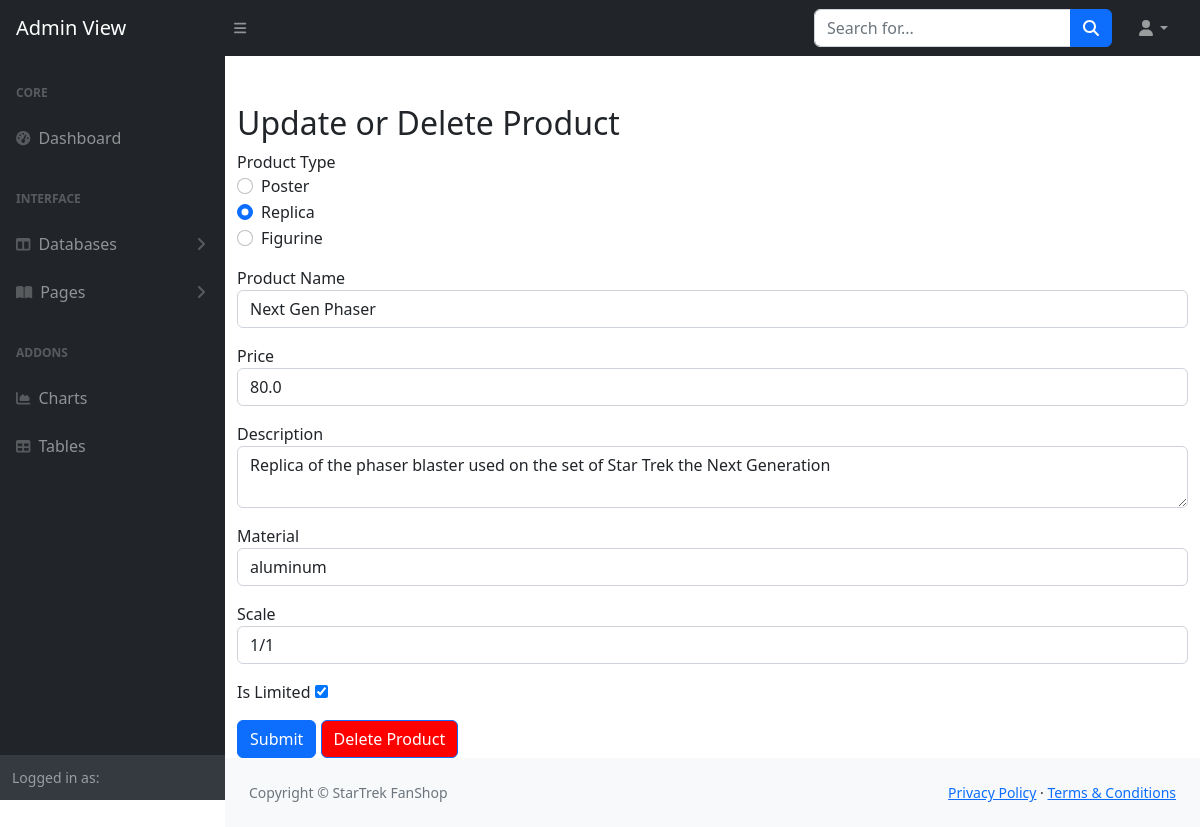
The page /manage_product/1 on the database its author committed.
### tables this page shows
CREATE TABLE products (
        productID INTEGER PRIMARY KEY AUTOINCREMENT,
        productName TEXT NOT NULL,
        price REAL NOT NULL,
        type TEXT,
        gender TEXT,
        movable BOOLEAN,
        isMirror BOOLEAN,
        character TEXT,
        hasColour BOOLEAN,
        dimensions TEXT,
        material TEXT,
        scale TEXT,
        isLimited BOOLEAN,
        description TEXT,
        image_blob BLOB
    );

### app.py (the view, shortened to what this page needs)
@app.route('/manage_product/<int:productID>', methods=['GET', 'POST'])
def manage_product(productID):
    productService = ProductService()
    product = productService.get_product_by_id(productID)
    if product.image_blob:
        product.image = base64.b64encode(product.image_blob).decode('utf-8')
    else:
        product.image = None
    return render_template('manage_product.html', product=product)

### dao/productDAO.py (called while the page is built)
    def get_product_by_id(self, productID):
        sql = '''SELECT * FROM products WHERE productID = ?'''
        cursor = self.conn.execute(sql, (productID,))
        row = cursor.fetchone()
        if row:
            return Product(*row)
        self.conn.close()
        return None

### services/ProductService.py (called while the page is built)
    def get_product_by_id(self, productID):
        return self.productDAO.get_product_by_id(productID)

### templates/manage_product.html (shortened to what this page needs)
<!DOCTYPE html>
<html lang="en">
    <head>
        <link href="https://cdn.jsdelivr.net/npm/simple-datatables@7.1.2/dist/style.min.css" rel="stylesheet" />
        <link href="{{ url_for('static', filename='css/styles_admin.css') }}" rel="stylesheet" />
    </head>
    <body class="sb-nav-fixed">
        <nav class="sb-topnav navbar navbar-expand navbar-dark bg-dark">
            <a class="navbar-brand ps-3" href="index.html">Admin View</a>
            <button class="btn btn-link btn-sm order-1 order-lg-0 me-4 me-lg-0" id="sidebarToggle" href="#!"><i class="fas fa-bars"></i></button>
            <form class="d-none d-md-inline-block form-inline ms-auto me-0 me-md-3 my-2 my-md-0">
                <div class="input-group">
                    <input class="form-control" type="text" placeholder="Search for..." aria-label="Search for..." aria-describedby="btnNavbarSearch" />
                    <button class="btn btn-primary" id="btnNavbarSearch" type="button"><i class="fas fa-search"></i></button>
                </div>
            </form>
            <ul class="navbar-nav ms-auto ms-md-0 me-3 me-lg-4">
                <li class="nav-item dropdown">
                    <a class="nav-link dropdown-toggle" id="navbarDropdown" href="#" role="button" data-bs-toggle="dropdown" aria-expanded="false"><i class="fas fa-user fa-fw"></i></a>
                </li>
            </ul>
        </nav>
        <div id="layoutSidenav">
            <div id="layoutSidenav_nav">
                <nav class="sb-sidenav accordion sb-sidenav-dark" id="sidenavAccordion">
                    <div class="sb-sidenav-menu">
                        <div class="nav">
                            <div class="sb-sidenav-menu-heading">Core</div>
                            <a class="nav-link" href={{url_for('admin_page') }}
>
                                <div class="sb-nav-link-icon"><i class="fas fa-tachometer-alt"></i></div>
                                Dashboard
                            </a>
                            <div class="sb-sidenav-menu-heading">Interface</div>
                            <a class="nav-link collapsed" href="#" data-bs-toggle="collapse" data-bs-target="#collapseLayouts" aria-expanded="false" aria-controls="collapseLayouts">
                                <div class="sb-nav-link-icon"><i class="fas fa-columns"></i></div>
                                Databases
                                <div class="sb-sidenav-collapse-arrow"><i class="fas fa-angle-down"></i></div>
                            </a>
                            <a class="nav-link collapsed" href="#" data-bs-toggle="collapse" data-bs-target="#collapsePages" aria-expanded="false" aria-controls="collapsePages">
                                <div class="sb-nav-link-icon"><i class="fas fa-book-open"></i></div>
                                Pages
                                <div class="sb-sidenav-collapse-arrow"><i class="fas fa-angle-down"></i></div>
                            </a>
                            <div class="sb-sidenav-menu-heading">Addons</div>
                            <a class="nav-link" href="">
                                <div class="sb-nav-link-icon"><i class="fas fa-chart-area"></i></div>
                                Charts
                            </a>
                            <a class="nav-link" href="">
                                <div class="sb-nav-link-icon"><i class="fas fa-table"></i></div>
                                Tables
                            </a>
                        </div>
                    </div>
                    <div class="sb-sidenav-footer">
                        <div class="small">Logged in as: {{session['session_user']}}</div>
                    </div>
                </nav>
            </div>
            <div id="layoutSidenav_content">
    <div class="container mt-5">
        <h2>Update or Delete Product</h2>
        <form method="POST" name='edit' action="{{ url_for('manage_product', productID=product.productID) }}">
            <div class="form-group mb-3">
                <label>Product Type</label>
                <div class="form-check">
                    <input class="form-check-input" type="radio" name="productType" id="poster" value="poster" {% if product.type == 'poster' %} checked {% endif %} onchange="this.form.submit()">
                    <label class="form-check-label" for="poster">Poster</label>
                </div>
                <div class="form-check">
                    <input class="form-check-input" type="radio" name="productType" id="replica" value="replica" {% if product.type == 'replica' %} checked {% endif %} onchange="this.form.submit()">
                    <label class="form-check-label" for="replica">Replica</label>
                </div>
                <div class="form-check">
                    <input class="form-check-input" type="radio" name="productType" id="figurine" value="figurine" {% if product.type == 'figurine' %} checked {% endif %} onchange="this.form.submit()">
                    <label class="form-check-label" for="figurine">Figurine</label>
                </div>
            </div>
        </form>
        <form method="POST" name="save" action="{{ url_for('manage_product', productID=product.productID) }}" enctype="multipart/form-data">
            <div class="form-group mb-3">
                <label for="productName">Product Name</label>
                <input type="text" class="form-control" id="productName" name="productName" value="{{ product.productName }}" required>
            </div>
            <div class="form-group mb-3">
                <label for="price">Price</label>
                <input type="number" class="form-control" id="price" name="price" value="{{ product.price }}" required>
            </div>
            <div class="form-group mb-3">
                <label for="description">Description</label>
                <textarea class="form-control" id="description" name="description" required>{{ product.description }}</textarea>
            </div>
            <div {% if product.type != 'replica' %}style="display: none;"{% endif %}>
                <div class="form-group mb-3">
                    <label for="material">Material</label>
                    <input type="text" class="form-control" id="material" name="material" value="{{ product.material }}" {% if product.type == 'replica' %} required {% endif %}>
                </div>
                <div class="form-group mb-3">
                    <label for="scale">Scale</label>
                    <input type="text" class="form-control" id="scale" name="scale" value="{{ product.scale }}" {% if product.type == 'replica' %} required {% endif %}>
                </div>
                <div class="form-group mb-3">
                    <label for="isLimited">Is Limited</label>
                    <input type="checkbox" id="isLimited" name="isLimited" {% if product.isLimited %} checked {% endif %}>
                </div>
            </div>
            <button type="submit" class="btn btn-primary" name="save_changes">Submit</button>
            <button type="submit"  class="btn btn-primary" style="background-color: red" name="delete">Delete Product</button>
        </form>
    </div>
    <footer class="py-4 bg-light mt-auto">
        <div class="container-fluid px-4">
            <div class="d-flex align-items-center justify-content-between small">
                <div class="text-muted">Copyright &copy; StarTrek FanShop</div>
                <div>
                    <a href="#">Privacy Policy</a>
                    &middot;
                    <a href="#">Terms &amp; Conditions</a>
                </div>
            </div>
        </div>
    </footer>
</html>

### rows shown on the page
products: type "☐ Poster", type "☑ Replica", type "☐ Figurine", productName "Next Gen Phaser", price "80.0", description "Replica of the phaser blaster used on the set of Star Trek the Next Generation", material "aluminum", scale "1/1", isLimited "☑"
